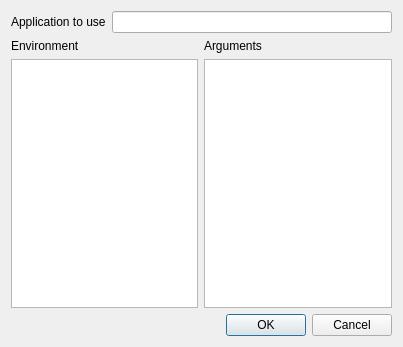
<?xml version="1.0" encoding="UTF-8"?>
<ui version="4.0">
 <class>previewSettingsDialog</class>
 <widget class="QDialog" name="previewSettingsDialog">
  <property name="geometry">
   <rect>
    <x>0</x>
    <y>0</y>
    <width>403</width>
    <height>347</height>
   </rect>
  </property>
  <property name="windowTitle">
   <string>Preview Settings</string>
  </property>
  <layout class="QGridLayout" name="gridLayout">
   <item row="0" column="0">
    <layout class="QVBoxLayout" name="verticalLayout_3">
     <item>
      <layout class="QHBoxLayout" name="horizontalLayout">
       <item>
        <widget class="QLabel" name="label">
         <property name="text">
          <string>Application to use</string>
         </property>
        </widget>
       </item>
       <item>
        <widget class="QLineEdit" name="appNameEdit"/>
       </item>
      </layout>
     </item>
     <item>
      <layout class="QHBoxLayout" name="horizontalLayout_2">
       <item>
        <layout class="QVBoxLayout" name="verticalLayout">
         <item>
          <widget class="QLabel" name="label_2">
           <property name="text">
            <string>Environment</string>
           </property>
          </widget>
         </item>
         <item>
          <widget class="QListWidget" name="envList"/>
         </item>
        </layout>
       </item>
       <item>
        <layout class="QVBoxLayout" name="verticalLayout_2">
         <item>
          <widget class="QLabel" name="label_3">
           <property name="text">
            <string>Arguments</string>
           </property>
          </widget>
         </item>
         <item>
          <widget class="QListWidget" name="argList"/>
         </item>
        </layout>
       </item>
      </layout>
     </item>
     <item>
      <widget class="QDialogButtonBox" name="buttonBox">
       <property name="orientation">
        <enum>Qt::Horizontal</enum>
       </property>
       <property name="standardButtons">
        <set>QDialogButtonBox::Cancel|QDialogButtonBox::Ok</set>
       </property>
      </widget>
     </item>
    </layout>
   </item>
  </layout>
 </widget>
 <resources/>
 <connections>
  <connection>
   <sender>buttonBox</sender>
   <signal>accepted()</signal>
   <receiver>previewSettingsDialog</receiver>
   <slot>accept()</slot>
   <hints>
    <hint type="sourcelabel">
     <x>248</x>
     <y>254</y>
    </hint>
    <hint type="destinationlabel">
     <x>157</x>
     <y>274</y>
    </hint>
   </hints>
  </connection>
  <connection>
   <sender>buttonBox</sender>
   <signal>rejected()</signal>
   <receiver>previewSettingsDialog</receiver>
   <slot>reject()</slot>
   <hints>
    <hint type="sourcelabel">
     <x>316</x>
     <y>260</y>
    </hint>
    <hint type="destinationlabel">
     <x>286</x>
     <y>274</y>
    </hint>
   </hints>
  </connection>
 </connections>
</ui>
